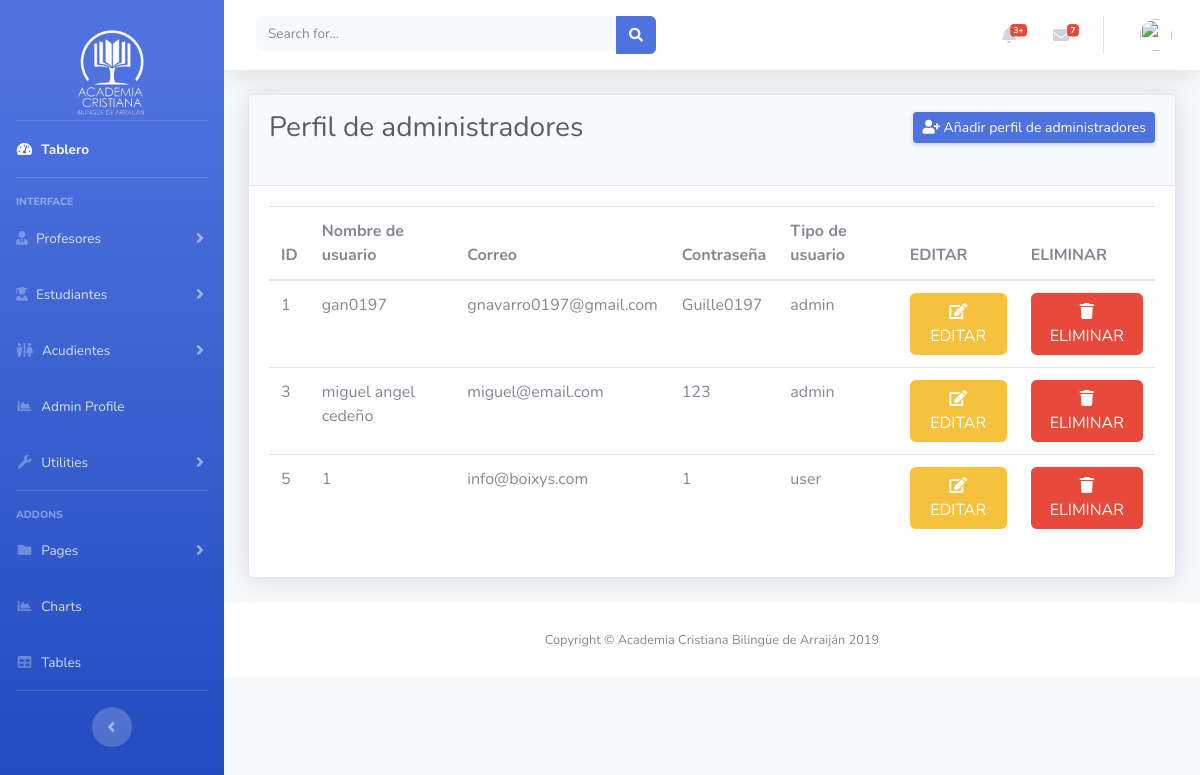
/register.php, run on the app's committed database.
### tables this page shows
CREATE TABLE `registeradmin` (
  `id` int(11) NOT NULL,
  `username` varchar(25) NOT NULL,
  `email` varchar(50) NOT NULL,
  `password` varchar(20) NOT NULL,
  `usertype` varchar(20) NOT NULL
);

### register.php (the view, shortened to what this page needs)
<?php
include('includes/header.php');
include('includes/navbar.php');
?>
<div class="container-fluid">
<div class="card shadow mb-4">
  <div class="card-header py-3">
      <div class="d-sm-flex align-items-center justify-content-between mb-4">
          <h1 class="h3 mb-0 text-gray-800">Perfil de administradores</h1>
          <button type="button" class="d-none d-sm-inline-block btn btn-sm btn-primary shadow-sm" data-toggle="modal" data-target="#addadminprofile">
            <i class="fas fa-user-plus"></i> Añadir perfil de administradores</button>
      </div>
  </div>
  <div class="card-body">
    <div class="table-responsive">
    <?php
      $connection = mysqli_connect("localhost","root","","projectbd")or die ("No se ha podido conectar al servidor de Base de datos");
      $query = "SELECT * FROM registeradmin";
      $query_run = mysqli_query($connection,$query);
    ?>
      <table class="table" id="dataTable" width="100%" cellspacing="0">
        <thead>
          <tr>
            <th>ID </th>
            <th>Nombre de usuario </th>
            <th>Correo </th>
            <th>Contraseña</th>
            <th>Tipo de usuario </th>
            <th>EDITAR </th>
            <th>ELIMINAR </th>
          </tr>
        </thead>
        <tbody>
        <?php
          if (mysqli_num_rows($query_run) > 0) {
            while ($row = mysqli_fetch_assoc($query_run)) {
        ?>
            <tr>
              <td> <?php echo $row['id']; ?> </td>
              <td> <?php echo $row['username']; ?> </td>
              <td> <?php echo $row['email']; ?> </td>
              <td> <?php echo $row['password']; ?> </td>
              <td> <?php echo $row['usertype']; ?> </td>
              <td>
                <form action="register_edit.php" method="post">
                    <button  type="submit" name="edit_btn" class="btn btn-warning"><i class="fas fa-edit"></i> EDITAR</button>
                </form>
            </td>
            <td>
                <form action="code.php" method="post">
                  <button type="submit" name="delete_btn" class="btn btn-danger"><i class="fas fa-trash"></i> ELIMINAR</button>
                </form>
            </td>
        <?php
              }
            }
          else {
          echo "No record Found";
          }
        ?>
        </tbody>
      </table>
    </div>
  </div>
</div>
</div>
<?php
include('includes/footer.php');
?>

### includes/header.php (shortened to what this page needs)
<!DOCTYPE html>
<html lang="en">
<head>
  <link href="vendor/fontawesome-free/css/all.min.css" rel="stylesheet" type="text/css">
  <link href="css/sb-admin-2.min.css" rel="stylesheet">
</head>
<body id="page-top">
  <div id="wrapper">

### includes/navbar.php (shortened to what this page needs)
   <ul class="navbar-nav bg-gradient-primary sidebar sidebar-dark accordion" id="accordionSidebar">
      <a class="sidebar-brand d-flex align-items-center justify-content-center" href="index.php">
        <div class="sidebar-brand">
          <img src="./img/Logo-AcademiaXX.png" Style="height:100px;" >
        </div>
      </a>
<li class="nav-item active">
  <a class="nav-link" style="padding-top:0px;" href="index.php">
    <i class="fas fa-fw fa-tachometer-alt"></i>
    <span>Tablero</span></a>
</li>
<hr class="sidebar-divider">
<div class="sidebar-heading">
  Interface
</div>
<li class="nav-item">
    <a class="nav-link collapsed" href="#" data-toggle="collapse" data-target="#collapseTwo"
        aria-expanded="true" aria-controls="collapseTwo">
        <i class="fas fa-user-tie"></i>
        <span>Profesores</span>
    </a>
</li>
<li class="nav-item">
    <a class="nav-link collapsed" href="#" data-toggle="collapse" data-target="#collapseStuden"
        aria-expanded="true" aria-controls="collapseStuden">
        <i class="fas fa-user-graduate"></i>
        <span>Estudiantes</span>
    </a>
</li>
<li class="nav-item">
    <a class="nav-link collapsed" href="#" data-toggle="collapse" data-target="#collapseFathers" aria-expanded="true"
        aria-controls="collapseFathers">
        <i class="fas fa-restroom"></i>
        <span>Acudientes</span>
    </a>
</li>
<li class="nav-item">
  <a class="nav-link" href="register.php">
    <i class="fas fa-fw fa-chart-area"></i>
    <span>Admin Profile</span></a>
</li>
<li class="nav-item">
  <a class="nav-link collapsed" href="#" data-toggle="collapse" data-target="#collapseUtilities" aria-expanded="true" aria-controls="collapseUtilities">
    <i class="fas fa-fw fa-wrench"></i>
    <span>Utilities</span>
  </a>
</li>
<hr class="sidebar-divider">
<div class="sidebar-heading">
  Addons
</div>
<li class="nav-item">
  <a class="nav-link collapsed" href="#" data-toggle="collapse" data-target="#collapsePages" aria-expanded="true" aria-controls="collapsePages">
    <i class="fas fa-fw fa-folder"></i>
    <span>Pages</span>
  </a>
</li>
<li class="nav-item">
  <a class="nav-link" href="charts.html">
    <i class="fas fa-fw fa-chart-area"></i>
    <span>Charts</span></a>
</li>
<li class="nav-item">
  <a class="nav-link" href="tables.html">
    <i class="fas fa-fw fa-table"></i>
    <span>Tables</span></a>
</li>
<hr class="sidebar-divider d-none d-md-block">
<div class="text-center d-none d-md-inline">
  <button class="rounded-circle border-0" id="sidebarToggle"></button>
</div>
</ul>
    <div id="content-wrapper" class="d-flex flex-column">
      <div id="content">
        <nav class="navbar navbar-expand navbar-light bg-white topbar mb-4 static-top shadow">
          <form class="d-none d-sm-inline-block form-inline mr-auto ml-md-3 my-2 my-md-0 mw-100 navbar-search">
            <div class="input-group">
              <input type="text" class="form-control bg-light border-0 small" placeholder="Search for..." aria-label="Search" aria-describedby="basic-addon2">
              <div class="input-group-append">
                <button class="btn btn-primary" type="button">
                  <i class="fas fa-search fa-sm"></i>
                </button>
              </div>
            </div>
          </form>
          <ul class="navbar-nav ml-auto">
            <li class="nav-item dropdown no-arrow mx-1">
              <a class="nav-link dropdown-toggle" href="#" id="alertsDropdown" role="button" data-toggle="dropdown" aria-haspopup="true" aria-expanded="false">
                <i class="fas fa-bell fa-fw"></i>
                <span class="badge badge-danger badge-counter">3+</span>
              </a>
            </li>
            <li class="nav-item dropdown no-arrow mx-1">
              <a class="nav-link dropdown-toggle" href="#" id="messagesDropdown" role="button" data-toggle="dropdown" aria-haspopup="true" aria-expanded="false">
                <i class="fas fa-envelope fa-fw"></i>
                <span class="badge badge-danger badge-counter">7</span>
              </a>
            </li>
            <li class="nav-item dropdown no-arrow">
              <a class="nav-link dropdown-toggle" href="#" id="userDropdown" role="button" data-toggle="dropdown" aria-haspopup="true" aria-expanded="false">
                <img class="img-profile rounded-circle" src="https://source.unsplash.com/QAB-WJcbgJk/60x60">
              </a>
            </li>
          </ul>
        </nav>

### includes/footer.php
      <footer class="sticky-footer bg-white">
        <div class="container my-auto">
          <div class="copyright text-center my-auto">
            <span>Copyright &copy; Academia Cristiana Bilingüe de Arraiján 2019</span>
          </div>
        </div>
      </footer>
      </div>
      </div>
    </div>
</body>
</html>

### data on the page
registeradmin: id "1", username "gan0197", email "gnavarro0197@gmail.com", password "Guille0197", usertype "admin"
registeradmin: id "3", username "miguel angel cedeño", email "miguel@email.com", password "123", usertype "admin"
registeradmin: id "5", username "1", email "info@boixys.com", password "1", usertype "user"
